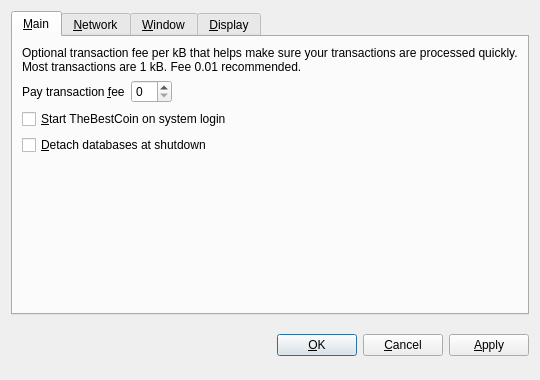
<?xml version="1.0" encoding="UTF-8"?>
<ui version="4.0">
 <class>OptionsDialog</class>
 <widget class="QDialog" name="OptionsDialog">
  <property name="geometry">
   <rect>
    <x>0</x>
    <y>0</y>
    <width>540</width>
    <height>380</height>
   </rect>
  </property>
  <property name="windowTitle">
   <string>Options</string>
  </property>
  <property name="modal">
   <bool>true</bool>
  </property>
  <layout class="QVBoxLayout" name="verticalLayout">
   <item>
    <widget class="QTabWidget" name="tabWidget">
     <property name="tabPosition">
      <enum>QTabWidget::North</enum>
     </property>
     <property name="currentIndex">
      <number>0</number>
     </property>
     <widget class="QWidget" name="tabMain">
      <attribute name="title">
       <string>&amp;Main</string>
      </attribute>
      <layout class="QVBoxLayout" name="verticalLayout_Main">
       <item>
        <widget class="QLabel" name="transactionFeeInfoLabel">
         <property name="text">
          <string>Optional transaction fee per kB that helps make sure your transactions are processed quickly. Most transactions are 1 kB. Fee 0.01 recommended.</string>
         </property>
         <property name="textFormat">
          <enum>Qt::PlainText</enum>
         </property>
         <property name="wordWrap">
          <bool>true</bool>
         </property>
        </widget>
       </item>
       <item>
        <layout class="QHBoxLayout" name="horizontalLayout_Main">
         <item>
          <widget class="QLabel" name="transactionFeeLabel">
           <property name="text">
            <string>Pay transaction &amp;fee</string>
           </property>
           <property name="textFormat">
            <enum>Qt::PlainText</enum>
           </property>
           <property name="buddy">
            <cstring>transactionFee</cstring>
           </property>
          </widget>
         </item>
         <item>
          <widget class="BitcoinAmountField" name="transactionFee"/>
         </item>
         <item>
          <spacer name="horizontalSpacer_Main">
           <property name="orientation">
            <enum>Qt::Horizontal</enum>
           </property>
           <property name="sizeHint" stdset="0">
            <size>
             <width>40</width>
             <height>20</height>
            </size>
           </property>
          </spacer>
         </item>
        </layout>
       </item>
       <item>
        <widget class="QCheckBox" name="bitcoinAtStartup">
         <property name="toolTip">
          <string>Automatically start TheBestCoin after logging in to the system.</string>
         </property>
         <property name="text">
          <string>&amp;Start TheBestCoin on system login</string>
         </property>
        </widget>
       </item>
       <item>
        <widget class="QCheckBox" name="detachDatabases">
         <property name="toolTip">
          <string>Detach block and address databases at shutdown. This means they can be moved to another data directory, but it slows down shutdown. The wallet is always detached.</string>
         </property>
         <property name="text">
          <string>&amp;Detach databases at shutdown</string>
         </property>
        </widget>
       </item>
       <item>
        <spacer name="verticalSpacer_Main">
         <property name="orientation">
          <enum>Qt::Vertical</enum>
         </property>
         <property name="sizeHint" stdset="0">
          <size>
           <width>20</width>
           <height>40</height>
          </size>
         </property>
        </spacer>
       </item>
      </layout>
     </widget>
     <widget class="QWidget" name="tabNetwork">
      <attribute name="title">
       <string>&amp;Network</string>
      </attribute>
      <layout class="QVBoxLayout" name="verticalLayout_Network">
       <item>
        <widget class="QCheckBox" name="mapPortUpnp">
         <property name="toolTip">
          <string>Automatically open the TheBestCoin client port on the router. This only works when your router supports UPnP and it is enabled.</string>
         </property>
         <property name="text">
          <string>Map port using &amp;UPnP</string>
         </property>
        </widget>
       </item>
       <item>
        <widget class="QCheckBox" name="connectSocks">
         <property name="toolTip">
          <string>Connect to the TheBestCoin network through a SOCKS proxy (e.g. when connecting through Tor).</string>
         </property>
         <property name="text">
          <string>&amp;Connect through SOCKS proxy:</string>
         </property>
        </widget>
       </item>
       <item>
        <layout class="QHBoxLayout" name="horizontalLayout_Network">
         <item>
          <widget class="QLabel" name="proxyIpLabel">
           <property name="text">
            <string>Proxy &amp;IP:</string>
           </property>
           <property name="textFormat">
            <enum>Qt::PlainText</enum>
           </property>
           <property name="buddy">
            <cstring>proxyIp</cstring>
           </property>
          </widget>
         </item>
         <item>
          <widget class="QValidatedLineEdit" name="proxyIp">
           <property name="maximumSize">
            <size>
             <width>140</width>
             <height>16777215</height>
            </size>
           </property>
           <property name="toolTip">
            <string>IP address of the proxy (e.g. 127.0.0.1)</string>
           </property>
          </widget>
         </item>
         <item>
          <widget class="QLabel" name="proxyPortLabel">
           <property name="text">
            <string>&amp;Port:</string>
           </property>
           <property name="textFormat">
            <enum>Qt::PlainText</enum>
           </property>
           <property name="buddy">
            <cstring>proxyPort</cstring>
           </property>
          </widget>
         </item>
         <item>
          <widget class="QLineEdit" name="proxyPort">
           <property name="maximumSize">
            <size>
             <width>55</width>
             <height>16777215</height>
            </size>
           </property>
           <property name="toolTip">
            <string>Port of the proxy (e.g. 9050)</string>
           </property>
          </widget>
         </item>
         <item>
          <widget class="QLabel" name="socksVersionLabel">
           <property name="text">
            <string>SOCKS &amp;Version:</string>
           </property>
           <property name="textFormat">
            <enum>Qt::PlainText</enum>
           </property>
           <property name="buddy">
            <cstring>socksVersion</cstring>
           </property>
          </widget>
         </item>
         <item>
          <widget class="QValueComboBox" name="socksVersion">
           <property name="toolTip">
            <string>SOCKS version of the proxy (e.g. 5)</string>
           </property>
          </widget>
         </item>
         <item>
          <spacer name="horizontalSpacer_Network">
           <property name="orientation">
            <enum>Qt::Horizontal</enum>
           </property>
           <property name="sizeHint" stdset="0">
            <size>
             <width>40</width>
             <height>20</height>
            </size>
           </property>
          </spacer>
         </item>
        </layout>
       </item>
       <item>
        <spacer name="verticalSpacer_Network">
         <property name="orientation">
          <enum>Qt::Vertical</enum>
         </property>
         <property name="sizeHint" stdset="0">
          <size>
           <width>20</width>
           <height>40</height>
          </size>
         </property>
        </spacer>
       </item>
      </layout>
     </widget>
     <widget class="QWidget" name="tabWindow">
      <attribute name="title">
       <string>&amp;Window</string>
      </attribute>
      <layout class="QVBoxLayout" name="verticalLayout_Window">
       <item>
        <widget class="QCheckBox" name="minimizeToTray">
         <property name="toolTip">
          <string>Show only a tray icon after minimizing the window.</string>
         </property>
         <property name="text">
          <string>&amp;Minimize to the tray instead of the taskbar</string>
         </property>
        </widget>
       </item>
       <item>
        <widget class="QCheckBox" name="minimizeOnClose">
         <property name="toolTip">
          <string>Minimize instead of exit the application when the window is closed. When this option is enabled, the application will be closed only after selecting Quit in the menu.</string>
         </property>
         <property name="text">
          <string>M&amp;inimize on close</string>
         </property>
        </widget>
       </item>
       <item>
        <spacer name="verticalSpacer_Window">
         <property name="orientation">
          <enum>Qt::Vertical</enum>
         </property>
         <property name="sizeHint" stdset="0">
          <size>
           <width>20</width>
           <height>40</height>
          </size>
         </property>
        </spacer>
       </item>
      </layout>
     </widget>
     <widget class="QWidget" name="tabDisplay">
      <attribute name="title">
       <string>&amp;Display</string>
      </attribute>
      <layout class="QVBoxLayout" name="verticalLayout_Display">
       <item>
        <layout class="QHBoxLayout" name="horizontalLayout_1_Display">
         <item>
          <widget class="QLabel" name="langLabel">
           <property name="text">
            <string>User Interface &amp;language:</string>
           </property>
           <property name="textFormat">
            <enum>Qt::PlainText</enum>
           </property>
           <property name="buddy">
            <cstring>lang</cstring>
           </property>
          </widget>
         </item>
         <item>
          <widget class="QValueComboBox" name="lang">
           <property name="toolTip">
            <string>The user interface language can be set here. This setting will take effect after restarting TheBestCoin.</string>
           </property>
          </widget>
         </item>
        </layout>
       </item>
       <item>
        <layout class="QHBoxLayout" name="horizontalLayout_2_Display">
         <item>
          <widget class="QLabel" name="unitLabel">
           <property name="text">
            <string>&amp;Unit to show amounts in:</string>
           </property>
           <property name="textFormat">
            <enum>Qt::PlainText</enum>
           </property>
           <property name="buddy">
            <cstring>unit</cstring>
           </property>
          </widget>
         </item>
         <item>
          <widget class="QValueComboBox" name="unit">
           <property name="toolTip">
            <string>Choose the default subdivision unit to show in the interface and when sending coins.</string>
           </property>
          </widget>
         </item>
        </layout>
       </item>
       <item>
        <widget class="QCheckBox" name="displayAddresses">
         <property name="toolTip">
          <string>Whether to show TheBestCoin addresses in the transaction list or not.</string>
         </property>
         <property name="text">
          <string>&amp;Display addresses in transaction list</string>
         </property>
        </widget>
       </item>
       <item>
        <widget class="QCheckBox" name="coinControlFeatures">
         <property name="toolTip">
          <string>Whether to show coin control features or not.</string>
         </property>
         <property name="text">
          <string>Display coin &amp;control features (experts only!)</string>
         </property>
        </widget>
       </item>
       <item>
        <spacer name="verticalSpacer_Display">
         <property name="orientation">
          <enum>Qt::Vertical</enum>
         </property>
         <property name="sizeHint" stdset="0">
          <size>
           <width>20</width>
           <height>40</height>
          </size>
         </property>
        </spacer>
       </item>
      </layout>
     </widget>
    </widget>
   </item>
   <item>
    <layout class="QHBoxLayout" name="horizontalLayout_Buttons">
     <item>
      <spacer name="horizontalSpacer_1">
       <property name="orientation">
        <enum>Qt::Horizontal</enum>
       </property>
       <property name="sizeHint" stdset="0">
        <size>
         <width>40</width>
         <height>48</height>
        </size>
       </property>
      </spacer>
     </item>
     <item>
      <widget class="QLabel" name="statusLabel">
       <property name="font">
        <font>
         <weight>75</weight>
         <bold>true</bold>
        </font>
       </property>
       <property name="text">
        <string/>
       </property>
       <property name="textFormat">
        <enum>Qt::PlainText</enum>
       </property>
       <property name="wordWrap">
        <bool>true</bool>
       </property>
      </widget>
     </item>
     <item>
      <spacer name="horizontalSpacer_2">
       <property name="orientation">
        <enum>Qt::Horizontal</enum>
       </property>
       <property name="sizeHint" stdset="0">
        <size>
         <width>40</width>
         <height>48</height>
        </size>
       </property>
      </spacer>
     </item>
     <item>
      <widget class="QPushButton" name="okButton">
       <property name="text">
        <string>&amp;OK</string>
       </property>
      </widget>
     </item>
     <item>
      <widget class="QPushButton" name="cancelButton">
       <property name="text">
        <string>&amp;Cancel</string>
       </property>
       <property name="autoDefault">
        <bool>false</bool>
       </property>
      </widget>
     </item>
     <item>
      <widget class="QPushButton" name="applyButton">
       <property name="text">
        <string>&amp;Apply</string>
       </property>
       <property name="autoDefault">
        <bool>false</bool>
       </property>
      </widget>
     </item>
    </layout>
   </item>
  </layout>
 </widget>
 <customwidgets>
  <customwidget>
   <class>BitcoinAmountField</class>
   <extends>QSpinBox</extends>
   <header>bitcoinamountfield.h</header>
  </customwidget>
  <customwidget>
   <class>QValueComboBox</class>
   <extends>QComboBox</extends>
   <header>qvaluecombobox.h</header>
  </customwidget>
  <customwidget>
   <class>QValidatedLineEdit</class>
   <extends>QLineEdit</extends>
   <header>qvalidatedlineedit.h</header>
  </customwidget>
 </customwidgets>
 <resources/>
 <connections/>
</ui>
